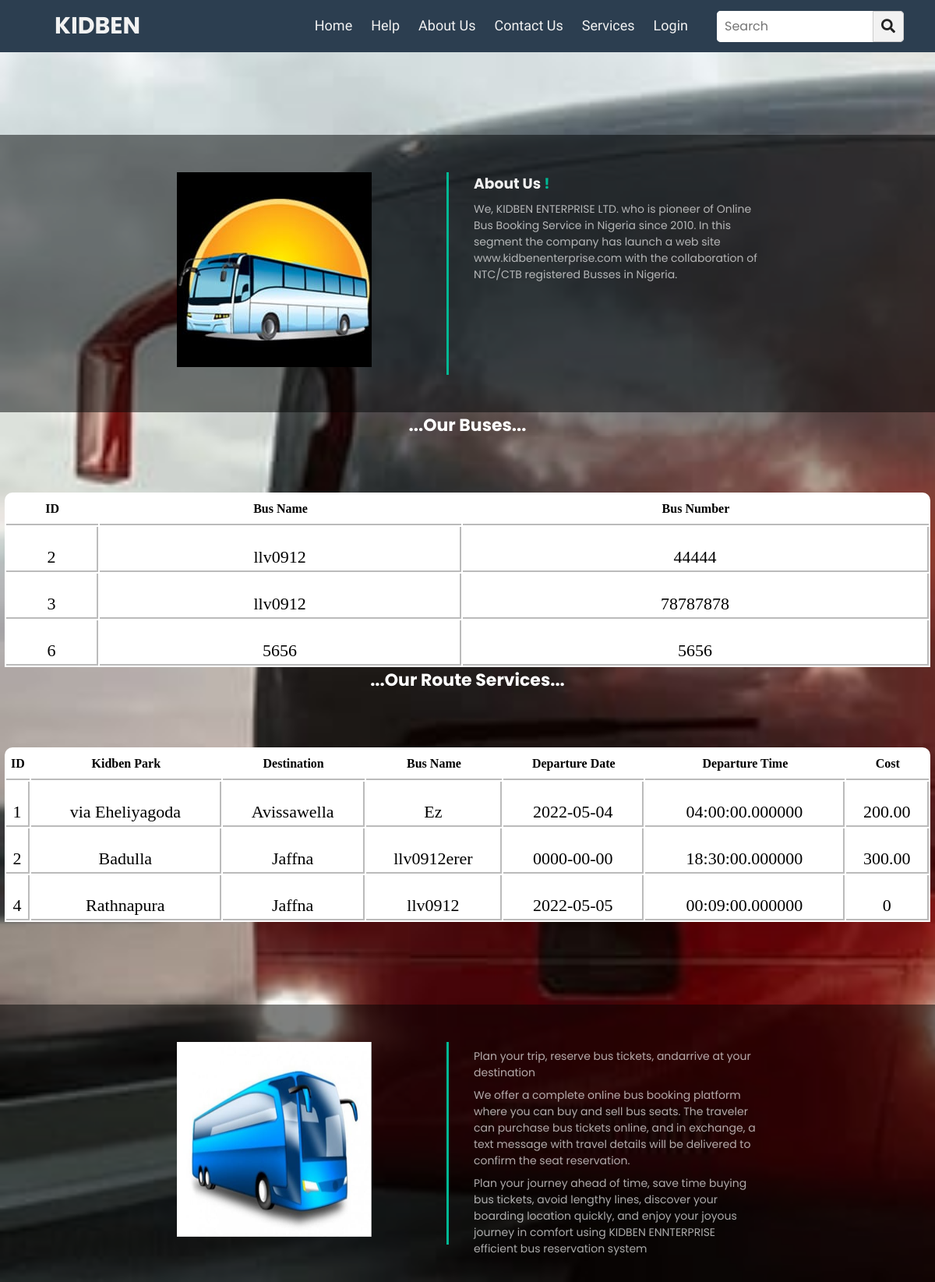
Page /AboutUs.php on the committed database.
### tables this page shows
CREATE TABLE `bus` (
  `id` int(11) NOT NULL,
  `Bus_Name` varchar(255) NOT NULL,
  `Tel` varchar(20) NOT NULL
);

CREATE TABLE `route` (
  `id` int(11) NOT NULL,
  `via_city` varchar(255) NOT NULL,
  `destination` varchar(255) NOT NULL,
  `bus_name` varchar(255) NOT NULL,
  `departure_date` date NOT NULL,
  `departure_time` time(6) NOT NULL,
  `cost` varchar(255) NOT NULL
);

### AboutUs.php (the view, shortened to what this page needs)
<!DOCTYPE html>
<html lang="en" dir="ltr">
  <head>
    <link rel="stylesheet" href="cssfile/nav.css">
    <link rel="stylesheet" href="cssfile/footer_l.css">
    <link rel="stylesheet" href="cssfile/login.css">
    <link rel="stylesheet" a href="css\font-awesome.min.css">
    <link rel="stylesheet" href="https://pro.fontawesome.com/releases/v5.10.0/css/all.css"/>
    <link rel="stylesheet" href="https://cdnjs.cloudflare.com/ajax/libs/font-awesome/5.15.3/css/all.min.css"/>
  </head>
  <body>
            <?php include("nav.php");
             ?>
             <div class="about-sec">
        <div class="about-img">
            <img src="image/bus2.jpg">
        </div>
        <div class="about-intro">
            <h3>About Us<span style="color: #00b894;"> !</h3>
            <p>We, KIDBEN ENTERPRISE LTD. who is pioneer of
                 Online Bus Booking Service in Nigeria since 2010.
                 In this segment the company has launch a web site
                 www.kidbenenterprise.com with the collaboration of
                 NTC/CTB registered Busses in Nigeria.</p>
        </div>
    </div>
<?php include("connection.php");?>
<h1 class="topic_bus"> ...Our Buses...</h1>
<?php
    $sqlget="SELECT * FROM bus";
    $sqldata=mysqli_query($conn,$sqlget) or die('error getting');
    echo "<table>";
    echo "<tr>
      <th>ID</th>
    <th>Bus Name </th>
    <th>Bus Number</th>
       </tr>";
       while ($row=mysqli_fetch_array($sqldata,MYSQLI_ASSOC))
       {
        echo "<tr><td>";
        echo $row['id'];
        echo "</td><td>";
        echo $row['Bus_Name'];
        echo "</td><td>";
        echo $row['Tel'];
        echo "</td>";
        ?>
        </tr>
<?php
       }
       echo "</table>";
?>
<h1 class="topic_bus"> ...Our Route Services...</h1>
<?php
    $sqlget="SELECT * FROM route";
    $sqldata=mysqli_query($conn,$sqlget) or die('error getting');
    echo "<table>";
    echo "<tr>
      <th>ID</th>
    <th>Kidben Park</th>
    <th>Destination</th>
    <th>Bus Name</th>
    <th>Departure Date</th>
    <th>Departure Time</th>
    <th>Cost</th>
       </tr>";
       while ($row=mysqli_fetch_array($sqldata,MYSQLI_ASSOC))
       {
        echo "<tr><td>";
        echo $row['id'];
        echo "</td><td>";
        echo $row['via_city'];
        echo "</td><td>";
        echo $row['destination'];
        echo "</td><td>";
        echo $row['bus_name'];
        echo "</td><td>";
         echo $row['departure_date'];
        echo "</td><td>";
         echo $row['departure_time'];
        echo "</td><td>";
         echo $row['cost'];
        echo "</td>";
        ?>
        </tr>
<?php
       }
       echo "</table>";
?>
             <div class="about-sec">
        <div class="about-img">
            <img src="image/bus3.jpg">
        </div>
        <div class="about-intro">
            <p>Plan your trip, reserve bus tickets, andarrive at your destination</p>
            <p>We offer a complete online bus booking platform where you can buy and sell bus seats.
                The traveler can purchase bus tickets online, and in exchange, a
                text message with travel details will be delivered to confirm the seat reservation.
            </p>
            <p>Plan your journey ahead of time, save time buying bus tickets, avoid lengthy lines,
                discover your boarding location quickly, and enjoy your joyous journey in comfort
                using KIDBEN ENNTERPRISE efficient bus reservation system
            </p>
        </div>
    </div>
  </body>
</html>

### nav.php (shortened to what this page needs)
<nav>
     <ul>
       <li class="logo"><h4>KIDBEN</h4></li>
       <div class="items">
         <li><a href="index.php">Home</a></li>
         <li><a href="help.php">Help</a></li>
         <li><a href="AboutUs.php">About Us</a></li>
         <li><a href="contact_us.php">Contact Us</a></li>
          <li><a href="slide.php">Services </a></li>
           <li><a href="loginMenu.php">Login</a></li>
       </div>
       <li class="search-icon">
         <input type="search" placeholder="Search">
         <label class="icon">
           <span class="fas fa-search"></span>
         </label>
       </li>
     </ul>
   </nav>

### cssfile/nav.css (style rules this page uses)
* { margin: 0; padding: 0; color: #f2f2f2; box-sizing: border-box; font-family: 'Montserrat', sans-serif; }
nav { background: #2c3e50; padding: 10px 40px 10px 70px; border: 1px solid #2c3e50; border-left: none; border-right: none; }
nav ul { display: flex; list-style: none; flex-wrap: wrap; align-items: center; justify-content: center; }
nav ul li.logo { flex: 1; font-size: 30px; font-weight: 700; }
nav ul div.items { padding: 0 25px; display: inline-flex; }
nav ul div.items a { text-decoration: none; font-size: 18px; padding: 0 12px; }
nav ul .search-icon { height: 40px; width: 240px; display: flex; background: #f2f2f2; border-radius: 5px; }
nav ul .search-icon input { height: 100%; width: 200px; border: none; outline: none; padding: 0 10px; color: #000; font-size: 16px; border-radius: 5px 0 0 5px; }
nav ul .search-icon .icon { height: 100%; width: 40px; line-height: 40px; text-align: center; border: 1px solid #cccccc; border-radius: 0 5px 5px 0; cursor: pointer; }
nav ul .search-icon .icon span { color: #222222; font-size: 18px; }

### cssfile/footer_l.css (style rules this page uses)
body { font-family: 'Poppins', sans-serif; }
* { margin: 0; padding: 0; box-sizing: border-box; }
a { text-decoration: none; color: inherit; font-family: 'Baloo Bhaijaan 2', cursive; }

### cssfile/login.css (style rules this page uses)
h1 { margin: 0; padding: 0 0 20px; text-align: center; font-size: 22px; }

### AboutUs.php (style rules this page uses)
body { margin: 0; padding: 0; width: 100%; height: 100%; background-image: url(image/bus4.jpg); background-repeat: no-repeat; background-attachment: fixed; background-size: cover; }
* { font-family: 'Poppins', sans-serif; margin: 0; padding: 0; box-sizing: border-box; }
.about-sec { display: flex; padding: 3rem 0; width: 100%; justify-content: center; background: rgba(1, 2, 2, 0.5); margin-top: 106px; }
.about-img { width: 250px; height: 250px; margin: 0 3rem; }
.about-img img { height: 100%; width: 100%; }
.about-intro { color: #fff; width: 400px; height: 260px; border-left: 3px solid #00b894; padding-left: 2rem; margin: 0 3rem; }
.about-intro p { margin-top: 0.5rem; font-size: 14px; opacity: .7; }
table { width:99%; border-collapse: separate !important; margin:auto; text-align:center; margin-top:50px; background-color: rgb(255, 255, 255); border-radius: 10px 10px 0px 0px; }
table th { border-bottom:2px solid rgb(187, 187, 187); padding:10px 0px 10px 0px; font-family: "balsamiq_sansitalic" !important; color: black; }
table tr td { border-right: 2px solid rgb(187, 187, 187); height: 58px; padding: 22px 0px 0px 0px; font-family: "monospace;" !important; border-bottom: 2px solid rgb(187, 187, 187); font-size: 22px; color: black; }
.topic_bus { text-align: center; color: #fff; }

### rows in the picture
bus: id "2", Bus_Name "llv0912", Tel "44444"
bus: id "3", Bus_Name "llv0912", Tel "78787878"
bus: id "6", Bus_Name "5656", Tel "5656"
route: id "1", via_city "via Eheliyagoda", destination "Avissawella", bus_name "Ez", departure_date "2022-05-04", departure_time "04:00:00.000000", cost "200.00"
route: id "2", via_city "Badulla", destination "Jaffna", bus_name "llv0912erer", departure_date "0000-00-00", departure_time "18:30:00.000000", cost "300.00"
route: id "4", via_city "Rathnapura", destination "Jaffna", bus_name "llv0912", departure_date "2022-05-05", departure_time "00:09:00.000000", cost "0"
